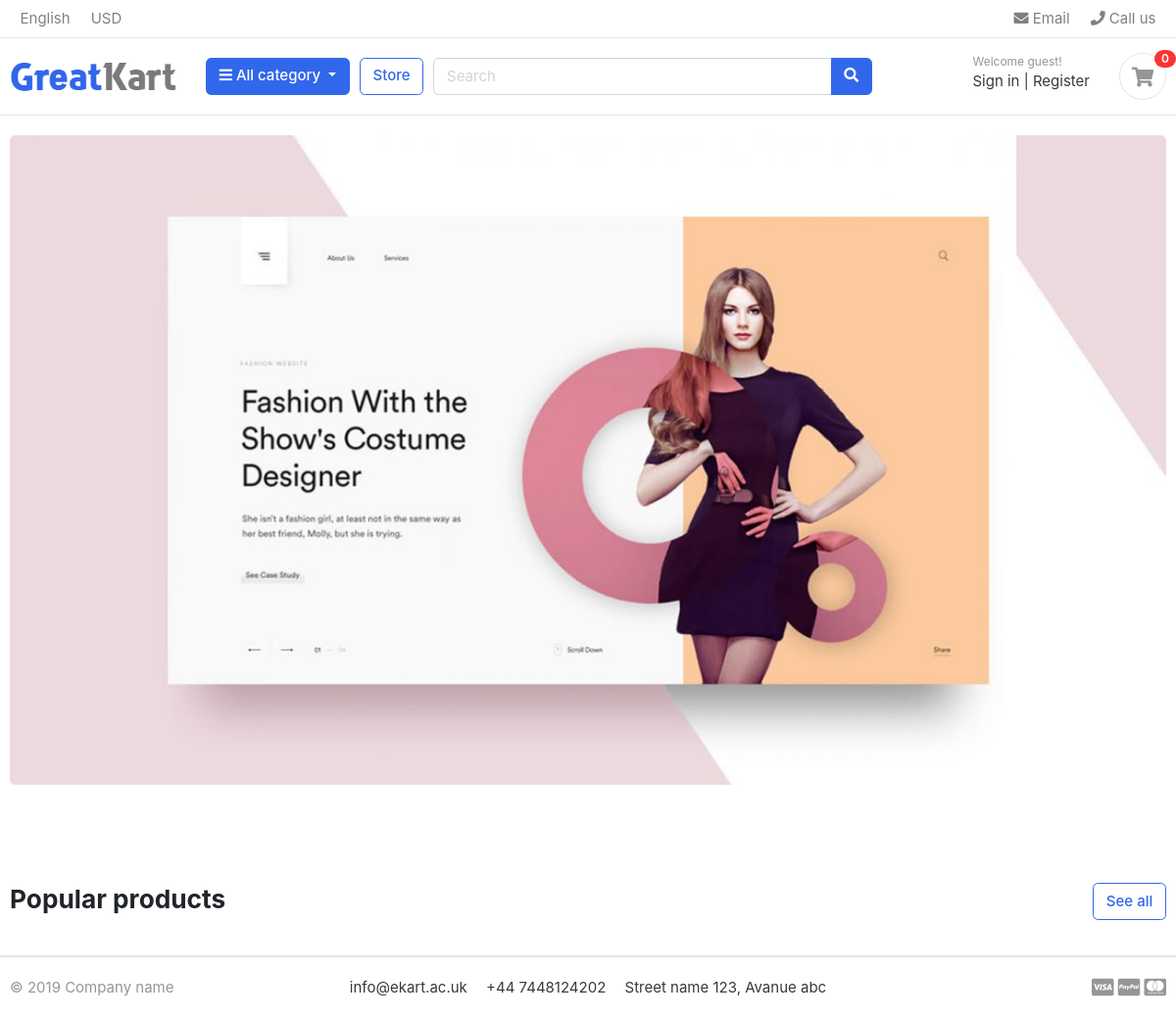
The app's page /, older data.
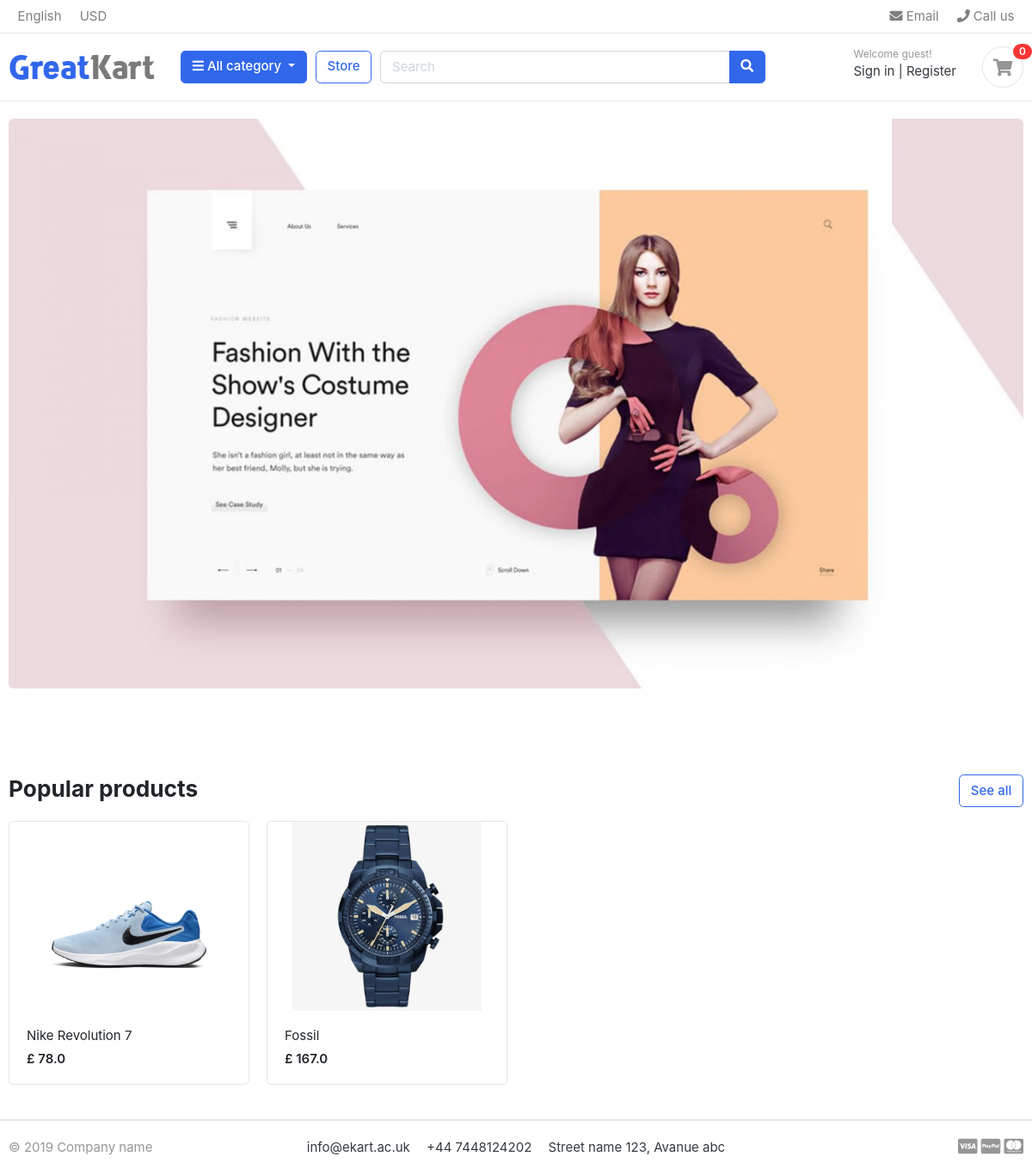
The same page, newer data.
### store/models.py (models this page shows, shortened)
class Product(models.Model):
    product_name = models.CharField(max_length=255, unique=True)
    slug = models.SlugField(max_length=255, unique=True)
    description = models.TextField(blank=True)
    price = models.FloatField()
    product_image = models.ImageField(upload_to='photos/products')
    stock = models.IntegerField()
    is_available = models.BooleanField(default=True)
    category = models.ForeignKey(Category, on_delete=models.CASCADE)
    created_date = models.DateTimeField(auto_now_add=True)
    modified_date = models.DateTimeField(auto_now_add=True)
    def get_url(self):
        return reverse('product_detail', args=[self.category.slug, self.slug])

### eKart/views.py (the view)
# urls.py: 2. Add a URL to urlpatterns:  path('', views.home, name='home')
def home(request):
    products = Product.objects.all().filter(is_available=True)
    context = {
        'products' : products
    }
    return render(request, 'home.html', context)

### category/context_processor.py (called while the page is built)
def menu_links(request):
    links = Category.objects.all()
    return dict(links=links)

### category/models.py (called while the page is built)
    def get_url(self):
        return reverse('products_by_category', args=[self.slug])

    def __str__(self) -> str:
        return self.category_name

### templates/home.html
{% extends "base.html" %}
{% load static %}
{% block content %}
<section class="section-intro padding-y-sm">
<div class="container">
<div class="intro-banner-wrap mb-5">
	<img src="{% static 'images/banners/banner.jpg' %}" class="img-fluid rounded">
</div>
</div>
</section>
<section class="section-name padding-y-sm">
<div class="container">
<header class="section-heading">
	<a href="store/" class="btn btn-outline-primary float-right">See all</a>
	<h3 class="section-title">Popular products</h3>
</header>
<div class="row">
	{% for product in products %}
	<div class="col-md-3">
		<div class="card card-product-grid">
			<a href="{{ product.get_url }}" class="img-wrap"> <img src="{{ product.product_image.url }}"> </a>
			<figcaption class="info-wrap">
				<a href="{{ product.get_url }}" class="title">{{ product.product_name }}</a>
				<div class="price mt-1">£ {{ product.price }}</div>
			</figcaption>
		</div>
	</div>
	{% endfor %}
</div>
</div>
</section>
</body>
</html>
{% endblock content %}

### templates/base.html (shortened to what this page needs)
{% load static %}
<!DOCTYPE html>
<html lang="en">
  <head>
    <link
      href="{% static 'css/bootstrap.css' %}"
      rel="stylesheet"
      type="text/css"
    />
    <link
      href="{% static 'fonts/fontawesome/css/all.min.css' %}"
      type="text/css"
      rel="stylesheet"
    />
    <link href="{% static 'css/ui.css' %}" rel="stylesheet" type="text/css" />
    <link
      href="{% static 'css/responsive.css' %}"
      rel="stylesheet"
      media="only screen and (max-width: 1200px)"
    />
  </head>
  <body>
    {% include "includes/navbar.html" %}
    {% block content %}{% endblock content %}
    {%include "includes/footer.html" %}
  </body>
</html>

### templates/includes/navbar.html (shortened to what this page needs)
{% load static %}
<header class="section-header">
    <nav class="navbar p-md-0 navbar-expand-sm navbar-light border-bottom">
      <div class="container">
        <div class="collapse navbar-collapse" id="navbarTop4">
          <ul class="navbar-nav mr-auto">
            <li class="nav-item dropdown">
              <a href="#" class="nav-link"> English </a>
            </li>
            <li class="nav-item dropdown">
              <a href="#" class="nav-link"> USD </a>
            </li>
          </ul>
          <ul class="navbar-nav">
            <li>
              <a href="#" class="nav-link">
                <i class="fa fa-envelope"></i> Email
              </a>
            </li>
            <li>
              <a href="#" class="nav-link">
                <i class="fa fa-phone"></i> Call us
              </a>
            </li>
          </ul>
        </div>
      </div>
    </nav>
    <section class="header-main border-bottom">
      <div class="container">
        <div class="row align-items-center">
          <div class="col-lg-2 col-md-3 col-6">
            <a href="{% url 'home' %}" class="brand-wrap">
              <img class="logo" src="{% static './images/logo.png' %}" />
            </a>
          </div>
          <div class="col-lg col-sm col-md col-6 flex-grow-0">
            <div class="category-wrap dropdown d-inline-block float-right">
              <button
                type="button"
                class="btn btn-primary dropdown-toggle"
                data-toggle="dropdown"
              >
                <i class="fa fa-bars"></i> All category
              </button>
            </div>
          </div>
          <a href="{% url 'store' %}" class="btn btn-outline-primary">Store</a>
          <div class="col-lg col-md-6 col-sm-12 col">
            <form action="#" class="search">
              <div class="input-group w-100">
                <input
                  type="text"
                  class="form-control"
                  style="width: 60%"
                  placeholder="Search"
                />
                <div class="input-group-append">
                  <button class="btn btn-primary" type="submit">
                    <i class="fa fa-search"></i>
                  </button>
                </div>
              </div>
            </form>
          </div>
          <div class="col-lg-3 col-sm-6 col-8 order-2 order-lg-3">
            <div class="d-flex justify-content-end mb-3 mb-lg-0">
              <div class="widget-header">
                <small class="title text-muted">Welcome guest!</small>
                <div>
                  <a href="./signin.html">Sign in</a>
                  <span class="dark-transp"> | </span>
                  <a href="./register.html"> Register</a>
                </div>
              </div>
              <a href="{% url 'cart' %}" class="widget-header pl-3 ml-3">
                <div class="icon icon-sm rounded-circle border">
                  <i class="fa fa-shopping-cart"></i>
                </div>
                <span class="badge badge-pill badge-danger notify">0</span>
              </a>
            </div>
          </div>
        </div>
      </div>
    </section>
  </header>

### templates/includes/footer.html
{% load static %}
<footer class="section-footer border-top">
	<div class="container">
		<section class="footer-bottom border-top row">
			<div class="col-md-2">
				<p class="text-muted"> &copy 2019 Company name </p>
			</div>
			<div class="col-md-8 text-md-center">
				<span  class="px-2">info@ekart.ac.uk</span>
				<span  class="px-2">+44 7448124202</span>
				<span  class="px-2">Street name 123, Avanue abc</span>
			</div>
			<div class="col-md-2 text-md-right text-muted">
				<i class="fab fa-lg fa-cc-visa"></i>
				<i class="fab fa-lg fa-cc-paypal"></i>
				<i class="fab fa-lg fa-cc-mastercard"></i>
			</div>
		</section>
	</div>
</footer>

### eKart/static/css/ui.css (style rules this page uses)
html { font-family: "Inter", sans-serif; font-size: 15px; }
.img-wrap { text-align: center; display: block; }
.img-wrap img { max-width: 100%; }
.icon-xs, .icon-sm, .icon-md, .icon-lg { display: inline-block; text-align: center; flex-shrink: 0; flex-grow: 0; }
.icon-sm { width: 48px; height: 48px; line-height: 48px !important; font-size: 20px; }
.padding-y-sm { padding-top: 20px; padding-bottom: 20px; }
.section-heading { margin-bottom: 20px; margin-top: 15px; }
.section-title { color: #212529; }
p:last-child { margin-bottom: 0; }
.header-main { position: relative; padding-top: 1rem; padding-bottom: 1rem; }
.brand-wrap .logo, .navbar-brand .logo { margin-right: 7px; max-height: 42px; display: inline-block; }
.widget-header { display: inline-block; vertical-align: middle; position: relative; }
.widget-header a { color: #343a40; }
.widget-header i { color: #969696; }
.widget-header .title { display: block; }
.widget-header .notify { position: absolute; top: -3px; right: -10px; }
.footer-bottom { padding-top: 20px; padding-bottom: 20px; }
[class*=card-product] a.title { color: #212529; display: block; }
[class*=card-product] .img-wrap { overflow: hidden; position: relative; }
[class*=card-product] .img-wrap img { height: 100%; max-width: 100%; width: auto; display: inline-block; -o-object-fit: cover; object-fit: cover; }
.card-product-grid { margin-bottom: 20px; }
.card-product-grid .img-wrap { border-radius: 0.2rem 0.2rem 0 0; height: 220px; }
.card-product-grid .info-wrap { overflow: hidden; padding: 18px 20px; }
.card .img-wrap { overflow: hidden; }
.notify { position: absolute; top: -4px; right: -10px; display: inline-block; padding: 0.25em 0.6em; font-size: 12px; line-height: 1; text-align: center; border-radius: 3rem; color: #fff; background-color: #fa3434; }
.price { font-weight: 600; color: #212529; }

Row changes from the older to the newer data that the page shows:
added Product: product_image (picture), product_name "Nike Revolution 7", price "78.0"
added Product: product_image (picture), product_name "Fossil", price "167.0"
